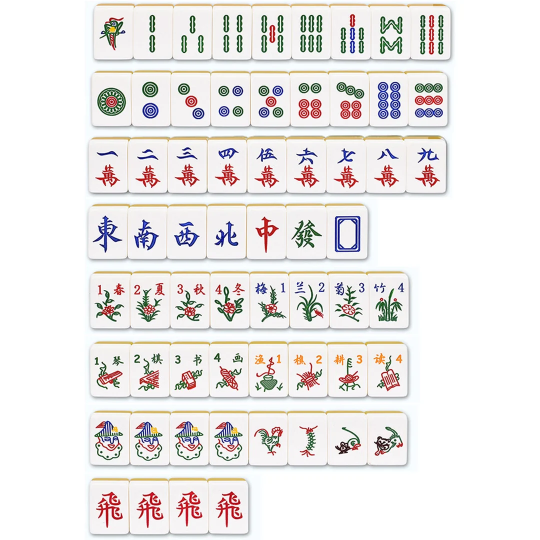
#> input picture web/tiles.webp, 1080 x 1080 px (shown at 1/2 size)
$ python -i detect.py   (imports and definitions only)
#> lines starting #> are read from the running program, lines starting #| are printed output that depends on the picture; after the words box and inside, x2 and y2 are one past the last pixel; in counts of white or black regions, pixels touching at a corner belong together
### mantai_ml/video/frames.py
import cv2


# [18 lines left out: function iter_frames, not called in this run]


def crop_roi(frame, roi):
    """roi = [x, y, w, h] as fractions of the frame (0-1). None = whole frame.
    Returns (crop, (x0, y0)) so boxes can be mapped back to the frame."""
    if roi is None:
        return frame, (0, 0)
    H, W = frame.shape[:2]
    x, y, w, h = roi
    x0, y0 = int(x * W), int(y * H)
    x1, y1 = int((x + w) * W), int((y + h) * H)
    return frame[y0:y1, x0:x1], (x0, y0)

### mantai_ml/video/detect.py
"""
Find tiles in an image region.

Tile faces are bright and low in colour saturation compared with the table,
so the region is thresholded on that, and every blob of roughly tile shape is
kept. Tiles standing side by side in a hand often merge into one long blob;
such a blob is split into equal tile-width pieces using the expected aspect
ratio (height / width) of a tile.

Tune DetectParams for your camera if tiles are missed or over-split. The
`crops` command saves a debug image with the detected boxes drawn on it.
"""

from dataclasses import dataclass

import cv2
import numpy as np

from .frames import crop_roi


@dataclass
class DetectParams:
    tile_aspect: float = 1.35     # tile height / width as seen by the camera
    min_value: int = 150          # brightness (HSV V) a tile face must reach
    max_saturation: int = 90      # tile faces are pale; the table is not
    min_height_px: int = 12       # ignore blobs shorter than this (noise, edges)
    max_height_frac: float = 0.95 # ignore blobs nearly as tall as the region (table glare)
    close_kernel: int = 0         # >0 closes gaps; only needed if tile edges break up
    open_kernel: int = 3          # removes specks of noise

    @classmethod
    def from_dict(cls, d):
        d = d or {}
        return cls(**{k: v for k, v in d.items() if k in cls.__dataclass_fields__})


def tile_mask(bgr, p):
    hsv = cv2.cvtColor(bgr, cv2.COLOR_BGR2HSV)
    mask = ((hsv[..., 2] >= p.min_value) & (hsv[..., 1] <= p.max_saturation)).astype(np.uint8) * 255
    if p.close_kernel:
        mask = cv2.morphologyEx(mask, cv2.MORPH_CLOSE, np.ones((p.close_kernel, p.close_kernel), np.uint8))
    if p.open_kernel:
        mask = cv2.morphologyEx(mask, cv2.MORPH_OPEN, np.ones((p.open_kernel, p.open_kernel), np.uint8))
    return mask


def split_points(gray_strip, n, tile_w):
    """Cut positions for a blob of n touching tiles: start from equal widths,
    then move each cut to the darkest column nearby (the seam between tiles)."""
    w = gray_strip.shape[1]
    profile = gray_strip.mean(axis=0)
    cuts = [0]
    for i in range(1, n):
        guess = int(round(i * w / n))
        r = max(2, int(tile_w * 0.25))
        lo, hi = max(cuts[-1] + 4, guess - r), min(w - 4, guess + r)
        cuts.append(lo + int(np.argmin(profile[lo:hi])) if hi > lo else guess)
    cuts.append(w)
    return cuts


def detect_tiles(frame, roi=None, params=None):
    """Boxes (x, y, w, h) in frame pixels, in reading order (left to right)."""
    p = params or DetectParams()
    region, (ox, oy) = crop_roi(frame, roi)
    if region.size == 0:
        return []
    mask = tile_mask(region, p)
    gray = cv2.cvtColor(region, cv2.COLOR_BGR2GRAY)
    contours, _ = cv2.findContours(mask, cv2.RETR_EXTERNAL, cv2.CHAIN_APPROX_SIMPLE)
    max_h = max(p.min_height_px + 1, p.max_height_frac * region.shape[0])
    boxes = []
    for c in contours:
        x, y, w, h = cv2.boundingRect(c)
        if h < p.min_height_px or h > max_h or w < 4:
            continue
        tile_w = h / p.tile_aspect
        n = int(round(w / tile_w))
        if n < 1:
            continue
        # Touching tiles form one blob: split it at the seams between them.
        cuts = split_points(gray[y:y + h, x:x + w], n, tile_w) if n > 1 else [0, w]
        for a, b in zip(cuts, cuts[1:]):
            boxes.append((x + a + ox, y + oy, b - a, h))
    # Reading order: rows top to bottom, then left to right.
    boxes.sort(key=lambda b: (round(b[1] / max(1, b[3])), b[0]))
    return boxes


def cut(frame, boxes, size=(48, 64)):
    """Crop each box and resize to (width, height) for the classifier."""
    out = []
    for x, y, w, h in boxes:
        crop = frame[y:y + h, x:x + w]
        if crop.size:
            out.append(cv2.resize(crop, size, interpolation=cv2.INTER_AREA))
    return out


def draw_boxes(frame, boxes, labels=None):
    img = frame.copy()
    for i, (x, y, w, h) in enumerate(boxes):
        cv2.rectangle(img, (x, y), (x + w, y + h), (0, 0, 255), 2)
        if labels:
            cv2.putText(img, str(labels[i]), (x, max(12, y - 4)), cv2.FONT_HERSHEY_SIMPLEX,
                        0.35, (0, 0, 255), 1)
    return img

>>> import cv2
>>> picture = cv2.imread('../../web/tiles.webp')
#> picture is the input picture: shape (1080, 1080, 3); mean B, G, R 232, 233.2, 236
>>> result = detect_tiles(picture)
#> in detect_tiles, `region, (ox, oy) = crop_roi(frame, roi)`: ox = 0
#> in tile_mask, `hsv = cv2.cvtColor(bgr, cv2.COLOR_BGR2HSV)`: hsv: shape (1080, 1080, 3); mean H, S, V 48.1, 15.7, 239.4
#> in tile_mask, `mask = ((hsv[..., 2] >= p.min_value) & (hsv[..., 1] <= p.max_saturatio..`:
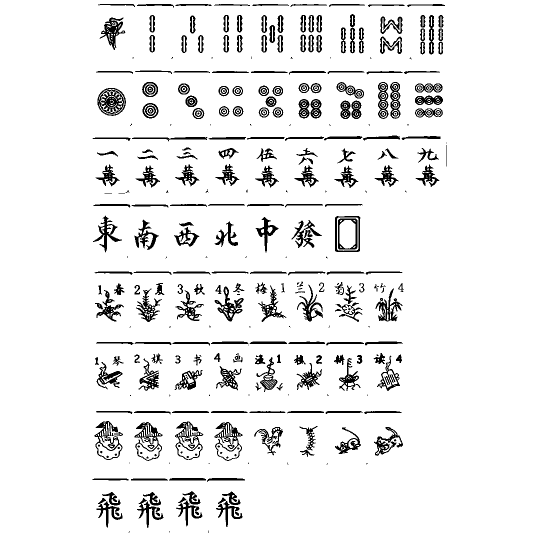
#> mask: shape (1080, 1080) (shown at 1/2 size); 92.5% white; 403 black regions (134 under 20 px), largest, box (x1, y1, x2, y2) and area: (195, 176, 252, 232) 1698, (269, 844, 325, 922) 1273, (429, 844, 485, 922) 1247
#> in tile_mask, `mask = cv2.morphologyEx(mask, cv2.MORPH_OPEN, np.ones((p.open_kernel, ..`:
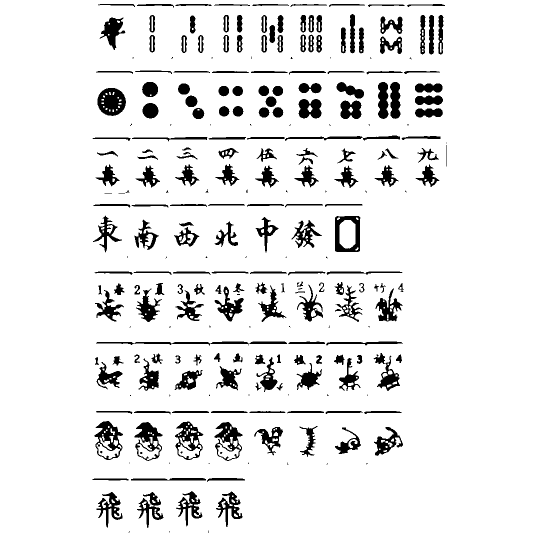
#> mask: shape (1080, 1080) (shown at 1/2 size); 91.2% white; 263 black regions (63 under 20 px), largest, box (x1, y1, x2, y2) and area: (195, 176, 252, 232) 2294, (670, 432, 721, 504) 1884, (189, 842, 246, 920) 1831
#> in detect_tiles, `gray = cv2.cvtColor(region, cv2.COLOR_BGR2GRAY)`:
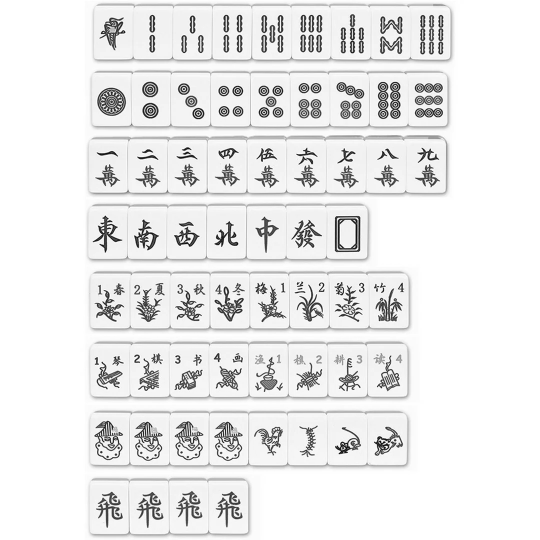
#> gray: shape (1080, 1080) (shown at 1/2 size); min 0, max 255, mean 233.9
#> in detect_tiles, `contours, _ = cv2.findContours(mask, cv2.RETR_EXTERNAL, cv2.CHAIN_APPR..`: contours = [[[0, 0], [0, 1079], [1079, 1079], [1079, 0]]]
#> the loop in detect_tiles, `for c in contours:` made 1 pass
#> (c, x, y, h) on pass 1: ([[0, 0], [0, 1079], [1079, 1079], [1079, 0]], 0, 0, 1080)
#> after the loop in detect_tiles, `for c in contours:`: boxes = []
#> result = []
